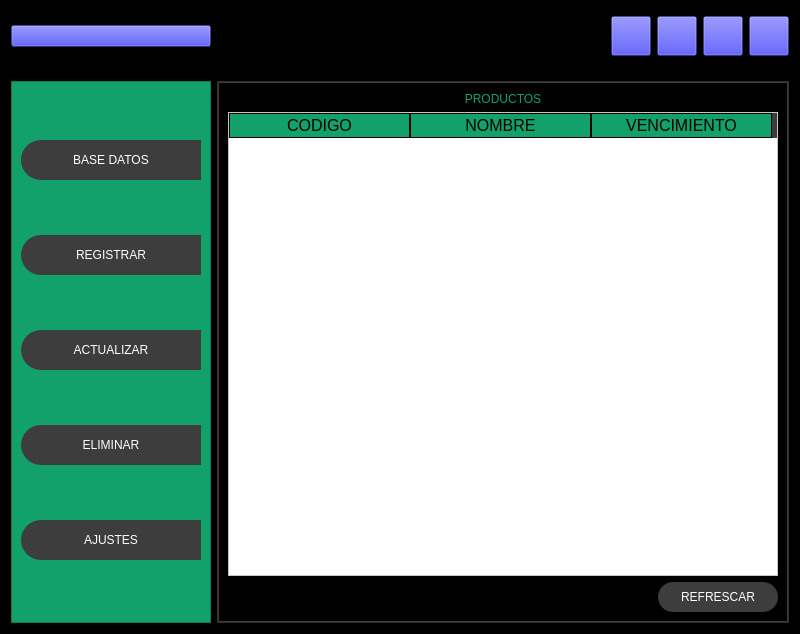
<?xml version="1.0" encoding="UTF-8"?>
<ui version="4.0">
 <class>MainWindow</class>
 <widget class="QMainWindow" name="MainWindow">
  <property name="geometry">
   <rect>
    <x>0</x>
    <y>0</y>
    <width>800</width>
    <height>634</height>
   </rect>
  </property>
  <property name="windowTitle">
   <string>MainWindow</string>
  </property>
  <widget class="QWidget" name="centralwidget">
   <layout class="QVBoxLayout" name="verticalLayout">
    <property name="spacing">
     <number>0</number>
    </property>
    <property name="leftMargin">
     <number>0</number>
    </property>
    <property name="topMargin">
     <number>0</number>
    </property>
    <property name="rightMargin">
     <number>0</number>
    </property>
    <property name="bottomMargin">
     <number>0</number>
    </property>
    <item>
     <widget class="QFrame" name="frame">
      <property name="styleSheet">
       <string notr="true">background-color: rgb(0, 0, 0);</string>
      </property>
      <property name="frameShape">
       <enum>QFrame::StyledPanel</enum>
      </property>
      <property name="frameShadow">
       <enum>QFrame::Raised</enum>
      </property>
      <layout class="QVBoxLayout" name="verticalLayout_2" stretch="1,8">
       <property name="spacing">
        <number>0</number>
       </property>
       <property name="leftMargin">
        <number>0</number>
       </property>
       <property name="topMargin">
        <number>0</number>
       </property>
       <property name="rightMargin">
        <number>0</number>
       </property>
       <property name="bottomMargin">
        <number>0</number>
       </property>
       <item>
        <widget class="QFrame" name="frame_superior">
         <property name="minimumSize">
          <size>
           <width>0</width>
           <height>42</height>
          </size>
         </property>
         <property name="styleSheet">
          <string notr="true">QFrame{
background-color: rgb(0,0,0);
}

QPushButton{
background-color:#000000ff;
}
QPushButton:hover{
background-color: rgb(61,61,61);
border-radius:20px;
}</string>
         </property>
         <property name="frameShape">
          <enum>QFrame::StyledPanel</enum>
         </property>
         <property name="frameShadow">
          <enum>QFrame::Raised</enum>
         </property>
         <layout class="QHBoxLayout" name="horizontalLayout">
          <item>
           <widget class="QPushButton" name="bt_menu">
            <property name="minimumSize">
             <size>
              <width>200</width>
              <height>0</height>
             </size>
            </property>
            <property name="text">
             <string/>
            </property>
            <property name="icon">
             <iconset>
              <normaloff>LOGOS/icons8-menu-squared-50.png</normaloff>LOGOS/icons8-menu-squared-50.png</iconset>
            </property>
            <property name="iconSize">
             <size>
              <width>38</width>
              <height>38</height>
             </size>
            </property>
           </widget>
          </item>
          <item>
           <spacer name="horizontalSpacer">
            <property name="orientation">
             <enum>Qt::Horizontal</enum>
            </property>
            <property name="sizeHint" stdset="0">
             <size>
              <width>264</width>
              <height>20</height>
             </size>
            </property>
           </spacer>
          </item>
          <item>
           <widget class="QPushButton" name="bt_minimizar">
            <property name="minimumSize">
             <size>
              <width>40</width>
              <height>40</height>
             </size>
            </property>
            <property name="text">
             <string/>
            </property>
            <property name="icon">
             <iconset>
              <normaloff>LOGOS/minimizar.PNG</normaloff>LOGOS/minimizar.PNG</iconset>
            </property>
            <property name="iconSize">
             <size>
              <width>55</width>
              <height>55</height>
             </size>
            </property>
           </widget>
          </item>
          <item>
           <widget class="QPushButton" name="bt_restaurar">
            <property name="minimumSize">
             <size>
              <width>40</width>
              <height>40</height>
             </size>
            </property>
            <property name="text">
             <string/>
            </property>
            <property name="icon">
             <iconset>
              <normaloff>LOGOS/contraer.png</normaloff>LOGOS/contraer.png</iconset>
            </property>
            <property name="iconSize">
             <size>
              <width>55</width>
              <height>55</height>
             </size>
            </property>
           </widget>
          </item>
          <item>
           <widget class="QPushButton" name="bt_maximizar">
            <property name="minimumSize">
             <size>
              <width>40</width>
              <height>40</height>
             </size>
            </property>
            <property name="text">
             <string/>
            </property>
            <property name="icon">
             <iconset>
              <normaloff>LOGOS/expandir.png</normaloff>LOGOS/expandir.png</iconset>
            </property>
            <property name="iconSize">
             <size>
              <width>55</width>
              <height>55</height>
             </size>
            </property>
           </widget>
          </item>
          <item>
           <widget class="QPushButton" name="bt_cerrar">
            <property name="minimumSize">
             <size>
              <width>40</width>
              <height>40</height>
             </size>
            </property>
            <property name="text">
             <string/>
            </property>
            <property name="icon">
             <iconset>
              <normaloff>LOGOS/cerrar.png</normaloff>LOGOS/cerrar.png</iconset>
            </property>
            <property name="iconSize">
             <size>
              <width>55</width>
              <height>55</height>
             </size>
            </property>
           </widget>
          </item>
         </layout>
        </widget>
       </item>
       <item>
        <widget class="QFrame" name="frame_contenido">
         <property name="frameShape">
          <enum>QFrame::StyledPanel</enum>
         </property>
         <property name="frameShadow">
          <enum>QFrame::Raised</enum>
         </property>
         <layout class="QHBoxLayout" name="horizontalLayout_2">
          <item>
           <widget class="QFrame" name="frame_2">
            <property name="minimumSize">
             <size>
              <width>200</width>
              <height>0</height>
             </size>
            </property>
            <property name="maximumSize">
             <size>
              <width>0</width>
              <height>16777215</height>
             </size>
            </property>
            <property name="styleSheet">
             <string notr="true">QFrame{
background-color: rgb(18,161,106);
}

QPushButton{
background-color: rgb(61,61,61);
border-top-left-radius: 20px;
border-bottom-left-radius: 20px;
color: rgb(255,255,255);
font: 77 10pt &quot;Arial Black&quot;;
}

QPushButton:hover{
background-color: white;
border-top-left-radius: 20px;
border-bottom-left-radius: 20px;
color: rgb(0,0,0);
font: 77 10pt &quot;Arial Black&quot;;
}
</string>
            </property>
            <property name="frameShape">
             <enum>QFrame::StyledPanel</enum>
            </property>
            <property name="frameShadow">
             <enum>QFrame::Raised</enum>
            </property>
            <layout class="QVBoxLayout" name="verticalLayout_3">
             <item>
              <widget class="QPushButton" name="bt_datos">
               <property name="minimumSize">
                <size>
                 <width>0</width>
                 <height>40</height>
                </size>
               </property>
               <property name="text">
                <string>BASE DATOS</string>
               </property>
               <property name="icon">
                <iconset>
                 <normaloff>LOGOS/icons8-base-de-datos-50.png</normaloff>LOGOS/icons8-base-de-datos-50.png</iconset>
               </property>
               <property name="iconSize">
                <size>
                 <width>35</width>
                 <height>35</height>
                </size>
               </property>
              </widget>
             </item>
             <item>
              <widget class="QPushButton" name="bt_registrar">
               <property name="minimumSize">
                <size>
                 <width>0</width>
                 <height>40</height>
                </size>
               </property>
               <property name="text">
                <string>REGISTRAR</string>
               </property>
               <property name="icon">
                <iconset>
                 <normaloff>LOGOS/icons8-crear-nuevo-50.png</normaloff>LOGOS/icons8-crear-nuevo-50.png</iconset>
               </property>
               <property name="iconSize">
                <size>
                 <width>35</width>
                 <height>35</height>
                </size>
               </property>
              </widget>
             </item>
             <item>
              <widget class="QPushButton" name="bt_actualizar">
               <property name="minimumSize">
                <size>
                 <width>0</width>
                 <height>40</height>
                </size>
               </property>
               <property name="text">
                <string>ACTUALIZAR</string>
               </property>
               <property name="icon">
                <iconset>
                 <normaloff>LOGOS/icons8-actualizar-48.png</normaloff>LOGOS/icons8-actualizar-48.png</iconset>
               </property>
               <property name="iconSize">
                <size>
                 <width>35</width>
                 <height>35</height>
                </size>
               </property>
              </widget>
             </item>
             <item>
              <widget class="QPushButton" name="bt_eliminar">
               <property name="minimumSize">
                <size>
                 <width>0</width>
                 <height>40</height>
                </size>
               </property>
               <property name="text">
                <string>ELIMINAR</string>
               </property>
               <property name="icon">
                <iconset>
                 <normaloff>LOGOS/icons8-eliminar-50.png</normaloff>LOGOS/icons8-eliminar-50.png</iconset>
               </property>
               <property name="iconSize">
                <size>
                 <width>35</width>
                 <height>35</height>
                </size>
               </property>
              </widget>
             </item>
             <item>
              <widget class="QPushButton" name="bt_ajustes">
               <property name="minimumSize">
                <size>
                 <width>0</width>
                 <height>40</height>
                </size>
               </property>
               <property name="text">
                <string>AJUSTES</string>
               </property>
               <property name="icon">
                <iconset>
                 <normaloff>LOGOS/icons8-ajustes-50.png</normaloff>LOGOS/icons8-ajustes-50.png</iconset>
               </property>
               <property name="iconSize">
                <size>
                 <width>35</width>
                 <height>35</height>
                </size>
               </property>
              </widget>
             </item>
            </layout>
           </widget>
          </item>
          <item>
           <widget class="QFrame" name="frame_paginas">
            <property name="styleSheet">
             <string notr="true">QFrame{
background-color: rgb(61,61,61);
}
QLabel{
font: 87 12pt &quot;Arial Black&quot;;
background-color:#000000ff;
color: rgb(18,161,106);
border:0px solid #14C8DC;
}

QLineEdit{
border:0px;
color: rgb(255,255,255);
border-bottom: 2px solid rgb(61,61,61);
font: 75 12pt &quot;Times New Roman&quot;;
}
QPushButton{
background-color: rgb(61,61,61);
border-radius: 15px;
color: rgb(255,255,255);
font: 77 10pt &quot;Arial Black&quot;;
}

QPushButton:hover{
background-color: rgb(18,161,106);
border-radius: 15px;
color: rgb(0,0,0);
font: 77 10pt &quot;Arial Black&quot;;
}

QTableWidget{
background-color: rgb(255,255,255);
color: rgb(0,0,0);
gridline-color: rgb(18,161,106);
font-size: 12pt;
color: #000000;
}

QHeaderView::section{
background-color: rgb(18,161,106);
border: 1px solid rgb(0,0,0);
font-size: 12pt;
}

QTableWidget QTableCornerButton::section{
background-color: rgb(0,0,0);
border: 1px solid rgb(18,118,106);
}</string>
            </property>
            <property name="frameShape">
             <enum>QFrame::StyledPanel</enum>
            </property>
            <property name="frameShadow">
             <enum>QFrame::Raised</enum>
            </property>
            <layout class="QVBoxLayout" name="verticalLayout_4">
             <property name="spacing">
              <number>0</number>
             </property>
             <property name="leftMargin">
              <number>1</number>
             </property>
             <property name="topMargin">
              <number>1</number>
             </property>
             <property name="rightMargin">
              <number>1</number>
             </property>
             <property name="bottomMargin">
              <number>1</number>
             </property>
             <item>
              <widget class="QStackedWidget" name="stackedWidget">
               <widget class="QWidget" name="page_datos">
                <layout class="QVBoxLayout" name="verticalLayout_5">
                 <item>
                  <widget class="QLabel" name="label">
                   <property name="text">
                    <string>PRODUCTOS</string>
                   </property>
                   <property name="alignment">
                    <set>Qt::AlignCenter</set>
                   </property>
                  </widget>
                 </item>
                 <item>
                  <widget class="QTableWidget" name="tabla_productos">
                   <attribute name="horizontalHeaderDefaultSectionSize">
                    <number>181</number>
                   </attribute>
                   <column>
                    <property name="text">
                     <string>CODIGO</string>
                    </property>
                   </column>
                   <column>
                    <property name="text">
                     <string>NOMBRE</string>
                    </property>
                   </column>
                   <column>
                    <property name="text">
                     <string>VENCIMIENTO</string>
                    </property>
                   </column>
                  </widget>
                 </item>
                 <item>
                  <layout class="QHBoxLayout" name="horizontalLayout_3">
                   <item>
                    <spacer name="horizontalSpacer_2">
                     <property name="orientation">
                      <enum>Qt::Horizontal</enum>
                     </property>
                     <property name="sizeHint" stdset="0">
                      <size>
                       <width>40</width>
                       <height>20</height>
                      </size>
                     </property>
                    </spacer>
                   </item>
                   <item>
                    <widget class="QPushButton" name="bt_refrescar">
                     <property name="minimumSize">
                      <size>
                       <width>120</width>
                       <height>30</height>
                      </size>
                     </property>
                     <property name="text">
                      <string>REFRESCAR</string>
                     </property>
                    </widget>
                   </item>
                  </layout>
                 </item>
                </layout>
               </widget>
               <widget class="QWidget" name="page_registrar">
                <layout class="QVBoxLayout" name="verticalLayout_8">
                 <item>
                  <widget class="QLabel" name="label_7">
                   <property name="text">
                    <string>REGISTRAR PRODUCTO</string>
                   </property>
                   <property name="alignment">
                    <set>Qt::AlignCenter</set>
                   </property>
                  </widget>
                 </item>
                 <item>
                  <spacer name="verticalSpacer_2">
                   <property name="orientation">
                    <enum>Qt::Vertical</enum>
                   </property>
                   <property name="sizeHint" stdset="0">
                    <size>
                     <width>20</width>
                     <height>40</height>
                    </size>
                   </property>
                  </spacer>
                 </item>
                 <item>
                  <layout class="QHBoxLayout" name="horizontalLayout_4">
                   <item>
                    <layout class="QVBoxLayout" name="verticalLayout_7">
                     <property name="spacing">
                      <number>30</number>
                     </property>
                     <item>
                      <widget class="QLabel" name="label_6">
                       <property name="text">
                        <string>CODIGO</string>
                       </property>
                      </widget>
                     </item>
                     <item>
                      <widget class="QLabel" name="label_2">
                       <property name="text">
                        <string>NOMBRE</string>
                       </property>
                      </widget>
                     </item>
                     <item>
                      <widget class="QLabel" name="label_5">
                       <property name="text">
                        <string>VENCIMIENTO</string>
                       </property>
                      </widget>
                     </item>
                    </layout>
                   </item>
                   <item>
                    <layout class="QVBoxLayout" name="verticalLayout_6">
                     <property name="spacing">
                      <number>30</number>
                     </property>
                     <item>
                      <widget class="QLineEdit" name="reg_codigo"/>
                     </item>
                     <item>
                      <widget class="QLineEdit" name="reg_nombre"/>
                     </item>
                     <item>
                      <widget class="QLineEdit" name="reg_vencimiento"/>
                     </item>
                    </layout>
                   </item>
                   <item>
                    <spacer name="horizontalSpacer_4">
                     <property name="orientation">
                      <enum>Qt::Horizontal</enum>
                     </property>
                     <property name="sizeHint" stdset="0">
                      <size>
                       <width>40</width>
                       <height>20</height>
                      </size>
                     </property>
                    </spacer>
                   </item>
                  </layout>
                 </item>
                 <item>
                  <spacer name="verticalSpacer">
                   <property name="orientation">
                    <enum>Qt::Vertical</enum>
                   </property>
                   <property name="sizeHint" stdset="0">
                    <size>
                     <width>20</width>
                     <height>40</height>
                    </size>
                   </property>
                  </spacer>
                 </item>
                 <item>
                  <layout class="QHBoxLayout" name="horizontalLayout_5">
                   <item>
                    <widget class="QLabel" name="signal_registrar">
                     <property name="minimumSize">
                      <size>
                       <width>200</width>
                       <height>30</height>
                      </size>
                     </property>
                     <property name="text">
                      <string/>
                     </property>
                     <property name="alignment">
                      <set>Qt::AlignCenter</set>
                     </property>
                    </widget>
                   </item>
                   <item>
                    <spacer name="horizontalSpacer_3">
                     <property name="orientation">
                      <enum>Qt::Horizontal</enum>
                     </property>
                     <property name="sizeHint" stdset="0">
                      <size>
                       <width>40</width>
                       <height>20</height>
                      </size>
                     </property>
                    </spacer>
                   </item>
                   <item>
                    <widget class="QPushButton" name="bt_agregar">
                     <property name="minimumSize">
                      <size>
                       <width>120</width>
                       <height>30</height>
                      </size>
                     </property>
                     <property name="text">
                      <string>REGISTRAR</string>
                     </property>
                    </widget>
                   </item>
                  </layout>
                 </item>
                </layout>
               </widget>
               <widget class="QWidget" name="page_actualizar">
                <layout class="QVBoxLayout" name="verticalLayout_11">
                 <item>
                  <widget class="QLabel" name="label_13">
                   <property name="text">
                    <string>ACTUALIZAR PRODUCTO</string>
                   </property>
                   <property name="alignment">
                    <set>Qt::AlignCenter</set>
                   </property>
                  </widget>
                 </item>
                 <item>
                  <layout class="QHBoxLayout" name="horizontalLayout_7">
                   <item>
                    <widget class="QLabel" name="label_4">
                     <property name="text">
                      <string>CODIGO DEL PRODUCTO:</string>
                     </property>
                    </widget>
                   </item>
                   <item>
                    <widget class="QLineEdit" name="act_buscar"/>
                   </item>
                   <item>
                    <widget class="QPushButton" name="bt_buscar_actualizar">
                     <property name="minimumSize">
                      <size>
                       <width>100</width>
                       <height>30</height>
                      </size>
                     </property>
                     <property name="text">
                      <string>BUSCAR</string>
                     </property>
                    </widget>
                   </item>
                  </layout>
                 </item>
                 <item>
                  <spacer name="verticalSpacer_3">
                   <property name="orientation">
                    <enum>Qt::Vertical</enum>
                   </property>
                   <property name="sizeHint" stdset="0">
                    <size>
                     <width>20</width>
                     <height>40</height>
                    </size>
                   </property>
                  </spacer>
                 </item>
                 <item>
                  <layout class="QHBoxLayout" name="horizontalLayout_8">
                   <item>
                    <layout class="QVBoxLayout" name="verticalLayout_9">
                     <property name="spacing">
                      <number>30</number>
                     </property>
                     <item>
                      <widget class="QLabel" name="label_9">
                       <property name="text">
                        <string>CODIGO</string>
                       </property>
                      </widget>
                     </item>
                     <item>
                      <widget class="QLabel" name="label_3">
                       <property name="text">
                        <string>NOMBRE</string>
                       </property>
                      </widget>
                     </item>
                     <item>
                      <widget class="QLabel" name="label_10">
                       <property name="text">
                        <string>VENCIMIENTO</string>
                       </property>
                      </widget>
                     </item>
                    </layout>
                   </item>
                   <item>
                    <layout class="QVBoxLayout" name="verticalLayout_10">
                     <property name="spacing">
                      <number>30</number>
                     </property>
                     <item>
                      <widget class="QLineEdit" name="act_codigo"/>
                     </item>
                     <item>
                      <widget class="QLineEdit" name="act_nombre"/>
                     </item>
                     <item>
                      <widget class="QLineEdit" name="act_vencimiento"/>
                     </item>
                    </layout>
                   </item>
                   <item>
                    <spacer name="horizontalSpacer_6">
                     <property name="orientation">
                      <enum>Qt::Horizontal</enum>
                     </property>
                     <property name="sizeHint" stdset="0">
                      <size>
                       <width>40</width>
                       <height>20</height>
                      </size>
                     </property>
                    </spacer>
                   </item>
                  </layout>
                 </item>
                 <item>
                  <spacer name="verticalSpacer_4">
                   <property name="orientation">
                    <enum>Qt::Vertical</enum>
                   </property>
                   <property name="sizeHint" stdset="0">
                    <size>
                     <width>20</width>
                     <height>40</height>
                    </size>
                   </property>
                  </spacer>
                 </item>
                 <item>
                  <widget class="QLabel" name="label_11">
                   <property name="minimumSize">
                    <size>
                     <width>200</width>
                     <height>0</height>
                    </size>
                   </property>
                   <property name="text">
                    <string/>
                   </property>
                   <property name="alignment">
                    <set>Qt::AlignCenter</set>
                   </property>
                  </widget>
                 </item>
                 <item>
                  <layout class="QHBoxLayout" name="horizontalLayout_6">
                   <item>
                    <widget class="QLabel" name="signal_actualizar">
                     <property name="minimumSize">
                      <size>
                       <width>120</width>
                       <height>30</height>
                      </size>
                     </property>
                     <property name="text">
                      <string/>
                     </property>
                    </widget>
                   </item>
                   <item>
                    <spacer name="horizontalSpacer_5">
                     <property name="orientation">
                      <enum>Qt::Horizontal</enum>
                     </property>
                     <property name="sizeHint" stdset="0">
                      <size>
                       <width>40</width>
                       <height>20</height>
                      </size>
                     </property>
                    </spacer>
                   </item>
                   <item>
                    <widget class="QPushButton" name="bt_actualiza_tabla">
                     <property name="minimumSize">
                      <size>
                       <width>120</width>
                       <height>30</height>
                      </size>
                     </property>
                     <property name="text">
                      <string>ACTUALIZAR</string>
                     </property>
                    </widget>
                   </item>
                  </layout>
                 </item>
                </layout>
               </widget>
               <widget class="QWidget" name="page_eliminar">
                <layout class="QVBoxLayout" name="verticalLayout_12">
                 <item>
                  <widget class="QLabel" name="label_14">
                   <property name="text">
                    <string>ELIMINAR PRODUCTOS</string>
                   </property>
                   <property name="alignment">
                    <set>Qt::AlignCenter</set>
                   </property>
                  </widget>
                 </item>
                 <item>
                  <layout class="QHBoxLayout" name="horizontalLayout_9">
                   <item>
                    <widget class="QLabel" name="label_15">
                     <property name="text">
                      <string>CODIGO DEL PRODUCTO:</string>
                     </property>
                    </widget>
                   </item>
                   <item>
                    <widget class="QLineEdit" name="eliminar_buscar"/>
                   </item>
                   <item>
                    <widget class="QPushButton" name="bt_buscar_borrar">
                     <property name="minimumSize">
                      <size>
                       <width>100</width>
                       <height>30</height>
                      </size>
                     </property>
                     <property name="text">
                      <string>BUSCAR</string>
                     </property>
                    </widget>
                   </item>
                  </layout>
                 </item>
                 <item>
                  <widget class="QTableWidget" name="tabla_borrar">
                   <attribute name="horizontalHeaderDefaultSectionSize">
                    <number>180</number>
                   </attribute>
                   <column>
                    <property name="text">
                     <string>CODIGO</string>
                    </property>
                   </column>
                   <column>
                    <property name="text">
                     <string>NOMBRE</string>
                    </property>
                   </column>
                   <column>
                    <property name="text">
                     <string>VENCIMIENTO</string>
                    </property>
                   </column>
                  </widget>
                 </item>
                 <item>
                  <layout class="QHBoxLayout" name="horizontalLayout_10">
                   <item>
                    <widget class="QLabel" name="signal_eliminar">
                     <property name="minimumSize">
                      <size>
                       <width>200</width>
                       <height>30</height>
                      </size>
                     </property>
                     <property name="text">
                      <string/>
                     </property>
                    </widget>
                   </item>
                   <item>
                    <spacer name="horizontalSpacer_7">
                     <property name="orientation">
                      <enum>Qt::Horizontal</enum>
                     </property>
                     <property name="sizeHint" stdset="0">
                      <size>
                       <width>40</width>
                       <height>20</height>
                      </size>
                     </property>
                    </spacer>
                   </item>
                   <item>
                    <widget class="QPushButton" name="bt_borrar">
                     <property name="minimumSize">
                      <size>
                       <width>120</width>
                       <height>30</height>
                      </size>
                     </property>
                     <property name="text">
                      <string>ELIMINAR</string>
                     </property>
                    </widget>
                   </item>
                  </layout>
                 </item>
                </layout>
               </widget>
               <widget class="QWidget" name="page_ajustes"/>
              </widget>
             </item>
            </layout>
           </widget>
          </item>
         </layout>
        </widget>
       </item>
      </layout>
     </widget>
    </item>
   </layout>
  </widget>
 </widget>
 <resources/>
 <connections/>
</ui>
